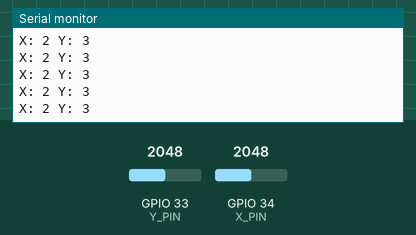
Simulated run of this sketch. Board: ESP32. Parts: the last lines printed to the serial monitor. The test bench sets the inputs (shaded band); at power-on: GPIO 33 (Y_PIN) = 2048, GPIO 34 (X_PIN) = 2048. USB keyboard and mouse output is not drawn.

Above: at 2.2 s.
2.3 s: GPIO 33 (Y_PIN) set to 2866
At 2.33 s:
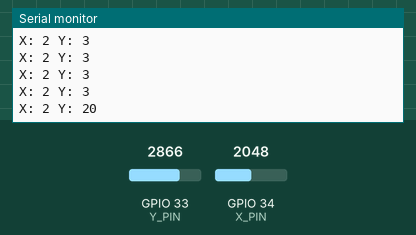
3.8 s: GPIO 34 (X_PIN) set to 2866
At 3.8 s:
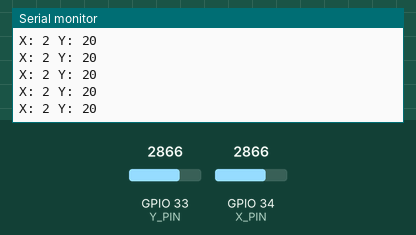
5.3 s: GPIO 33 (Y_PIN) set to 3603
At 5.33 s:
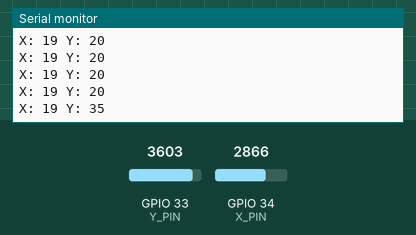
6.8 s: GPIO 34 (X_PIN) set to 3603
At 6.81 s:
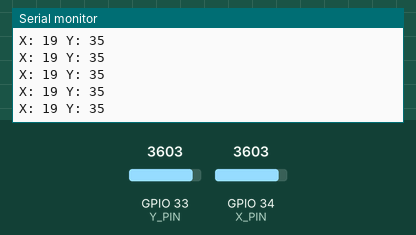
Timing chart, 0 to 9.3 s (numbered marks = the images above; inputs shaded):
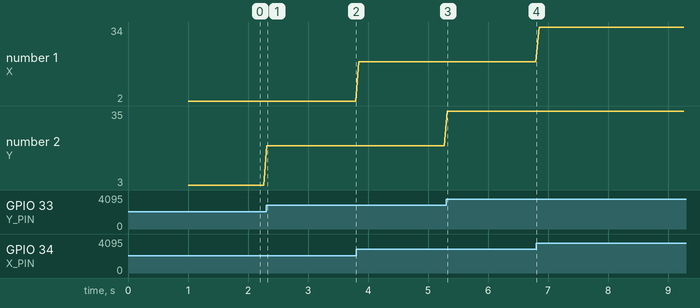

The sketch:

sketch.ino
```cpp
#include <stdio.h>
#include <BleMouse.h>
#include <cstdlib>

#define X_PIN 34
#define Y_PIN 33

BleMouse blemouse;

int maxSpeed = 1;
int xoffset = -38;
int yoffset = -37;
int xBuffer[20];
int yBuffer[20];
int xvalue;
int yvalue;

void setup() {
    Serial.begin(115200);
    blemouse.begin();
    delay(1000);
}

// Function that returns the most frequently occurring value in an array.
int getMostRepeatedValue(int values[], int size) {
    int maxCount = 0;
    int mostRepeated = values[0];  // Initialize with first value

    for (int i = 0; i < size; i++) {
        int count = 0;
        // Count how many times values[i] occurs in the array
        for (int j = 0; j < size; j++) {
            if (values[i] == values[j])
                count++;
        }
        // Update if the current value has a higher frequency
        if (count > maxCount) {
            maxCount = count;
            mostRepeated = values[i];
        }
    }
    return mostRepeated;
}

// Function to fill buffer with readings and return most repeated value
int getStabilizedValue(int pin, int buffer[], int size) {
    // Fill the buffer with new readings
    for (int i = 0; i < size; i++) {
        buffer[i] = analogRead(pin);
    }

    // Get the most repeated value from the buffer
    return getMostRepeatedValue(buffer, size);
}

void loop() {
    if (blemouse.isConnected()) {
        // Get stabilized X value
        int rawXValue = getStabilizedValue(X_PIN, xBuffer, 20);
        xvalue = (int) round(rawXValue / 50) + xoffset;

        // Get stabilized Y value
        int rawYValue = getStabilizedValue(Y_PIN, yBuffer, 20);
        yvalue = (int) round(rawYValue / 50) + yoffset;

        Serial.print("X: ");
        Serial.print(xvalue);
        Serial.print(" Y: ");
        Serial.println(yvalue);

        blemouse.move(xvalue, yvalue);
        delay(50);
    }
}
```

Measured:
- after the input at 2.3 s, the serial monitor: prints a new line at once (image 1)
- after the input at 5.3 s, the serial monitor: prints a new line at once (image 3)
- plotted number 1: 2 → 19 after the input at 3.8 s, 19 → 34 after the input at 6.8 s
- plotted number 2: 3 → 20 after the input at 2.3 s, 20 → 35 after the input at 5.3 s
